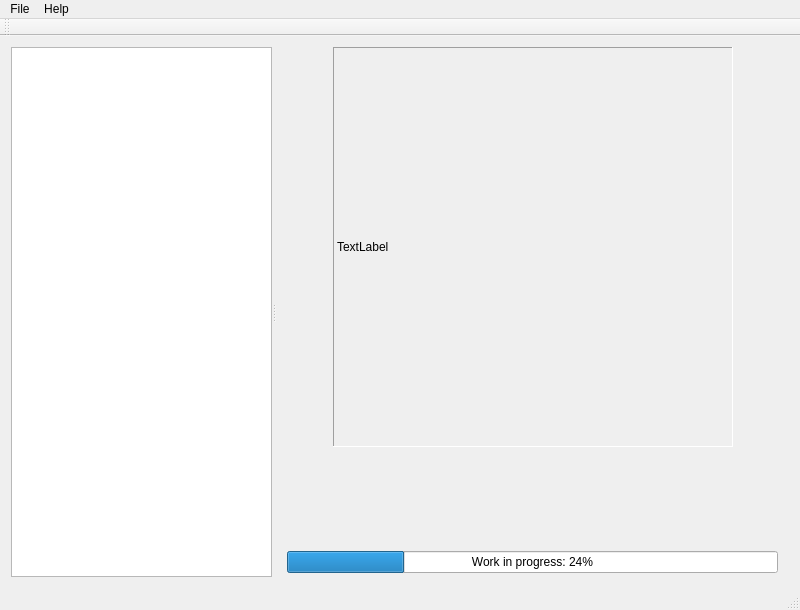
<?xml version="1.0" encoding="UTF-8"?>
<ui version="4.0">
 <class>MainWindow</class>
 <widget class="QMainWindow" name="MainWindow">
  <property name="geometry">
   <rect>
    <x>0</x>
    <y>0</y>
    <width>800</width>
    <height>610</height>
   </rect>
  </property>
  <property name="minimumSize">
   <size>
    <width>800</width>
    <height>600</height>
   </size>
  </property>
  <property name="windowTitle">
   <string>MainWindow</string>
  </property>
  <widget class="QWidget" name="centralWidget">
   <layout class="QVBoxLayout" name="verticalLayout_2">
    <item>
     <widget class="QSplitter" name="splitter">
      <property name="orientation">
       <enum>Qt::Horizontal</enum>
      </property>
      <widget class="QListWidget" name="listWidget">
       <property name="baseSize">
        <size>
         <width>0</width>
         <height>0</height>
        </size>
       </property>
      </widget>
      <widget class="QWidget" name="widget" native="true">
       <property name="minimumSize">
        <size>
         <width>400</width>
         <height>0</height>
        </size>
       </property>
       <layout class="QVBoxLayout" name="verticalLayout">
        <property name="leftMargin">
         <number>0</number>
        </property>
        <property name="topMargin">
         <number>0</number>
        </property>
        <property name="rightMargin">
         <number>0</number>
        </property>
        <property name="bottomMargin">
         <number>2</number>
        </property>
        <item>
         <widget class="QWidget" name="renderinfo" native="true">
          <layout class="QVBoxLayout" name="verticalLayout_3">
           <property name="topMargin">
            <number>0</number>
           </property>
           <property name="bottomMargin">
            <number>2</number>
           </property>
           <item>
            <layout class="QHBoxLayout" name="horizontalLayout">
             <item>
              <spacer name="horizontalSpacer">
               <property name="orientation">
                <enum>Qt::Horizontal</enum>
               </property>
               <property name="sizeHint" stdset="0">
                <size>
                 <width>40</width>
                 <height>20</height>
                </size>
               </property>
              </spacer>
             </item>
             <item>
              <widget class="QLabel" name="image">
               <property name="minimumSize">
                <size>
                 <width>400</width>
                 <height>400</height>
                </size>
               </property>
               <property name="frameShape">
                <enum>QFrame::Panel</enum>
               </property>
               <property name="frameShadow">
                <enum>QFrame::Sunken</enum>
               </property>
               <property name="text">
                <string>TextLabel</string>
               </property>
              </widget>
             </item>
             <item>
              <spacer name="horizontalSpacer_2">
               <property name="orientation">
                <enum>Qt::Horizontal</enum>
               </property>
               <property name="sizeHint" stdset="0">
                <size>
                 <width>40</width>
                 <height>20</height>
                </size>
               </property>
              </spacer>
             </item>
            </layout>
           </item>
           <item>
            <spacer name="verticalSpacer">
             <property name="orientation">
              <enum>Qt::Vertical</enum>
             </property>
             <property name="sizeHint" stdset="0">
              <size>
               <width>20</width>
               <height>40</height>
              </size>
             </property>
            </spacer>
           </item>
           <item>
            <widget class="QProgressBar" name="progressBar">
             <property name="value">
              <number>24</number>
             </property>
             <property name="format">
              <string>Work in progress: %p%</string>
             </property>
            </widget>
           </item>
          </layout>
         </widget>
        </item>
       </layout>
      </widget>
     </widget>
    </item>
   </layout>
  </widget>
  <widget class="QMenuBar" name="menuBar">
   <property name="geometry">
    <rect>
     <x>0</x>
     <y>0</y>
     <width>800</width>
     <height>20</height>
    </rect>
   </property>
   <widget class="QMenu" name="menuFile">
    <property name="title">
     <string>File</string>
    </property>
    <addaction name="actionNew_Project"/>
    <addaction name="actionOpen_Project"/>
    <addaction name="separator"/>
    <addaction name="actionImport_Images"/>
    <addaction name="actionSave"/>
    <addaction name="actionSaveAs"/>
    <addaction name="separator"/>
    <addaction name="actionRun"/>
    <addaction name="separator"/>
    <addaction name="actionExit"/>
   </widget>
   <widget class="QMenu" name="menuHelp">
    <property name="title">
     <string>Help</string>
    </property>
    <addaction name="actionAbout"/>
   </widget>
   <addaction name="menuFile"/>
   <addaction name="menuHelp"/>
  </widget>
  <widget class="QToolBar" name="mainToolBar">
   <attribute name="toolBarArea">
    <enum>TopToolBarArea</enum>
   </attribute>
   <attribute name="toolBarBreak">
    <bool>false</bool>
   </attribute>
  </widget>
  <widget class="QStatusBar" name="statusBar"/>
  <action name="actionNew_Project">
   <property name="text">
    <string>New Project</string>
   </property>
  </action>
  <action name="actionOpen_Project">
   <property name="text">
    <string>Open Project</string>
   </property>
  </action>
  <action name="actionAbout">
   <property name="text">
    <string>About</string>
   </property>
  </action>
  <action name="actionImport_Images">
   <property name="text">
    <string>Add images</string>
   </property>
  </action>
  <action name="actionSave">
   <property name="text">
    <string>Save</string>
   </property>
  </action>
  <action name="actionSaveAs">
   <property name="text">
    <string>Save As</string>
   </property>
  </action>
  <action name="actionRun">
   <property name="text">
    <string>Run</string>
   </property>
  </action>
  <action name="actionExit">
   <property name="text">
    <string>Exit</string>
   </property>
  </action>
 </widget>
 <layoutdefault spacing="6" margin="11"/>
 <resources/>
 <connections/>
</ui>
